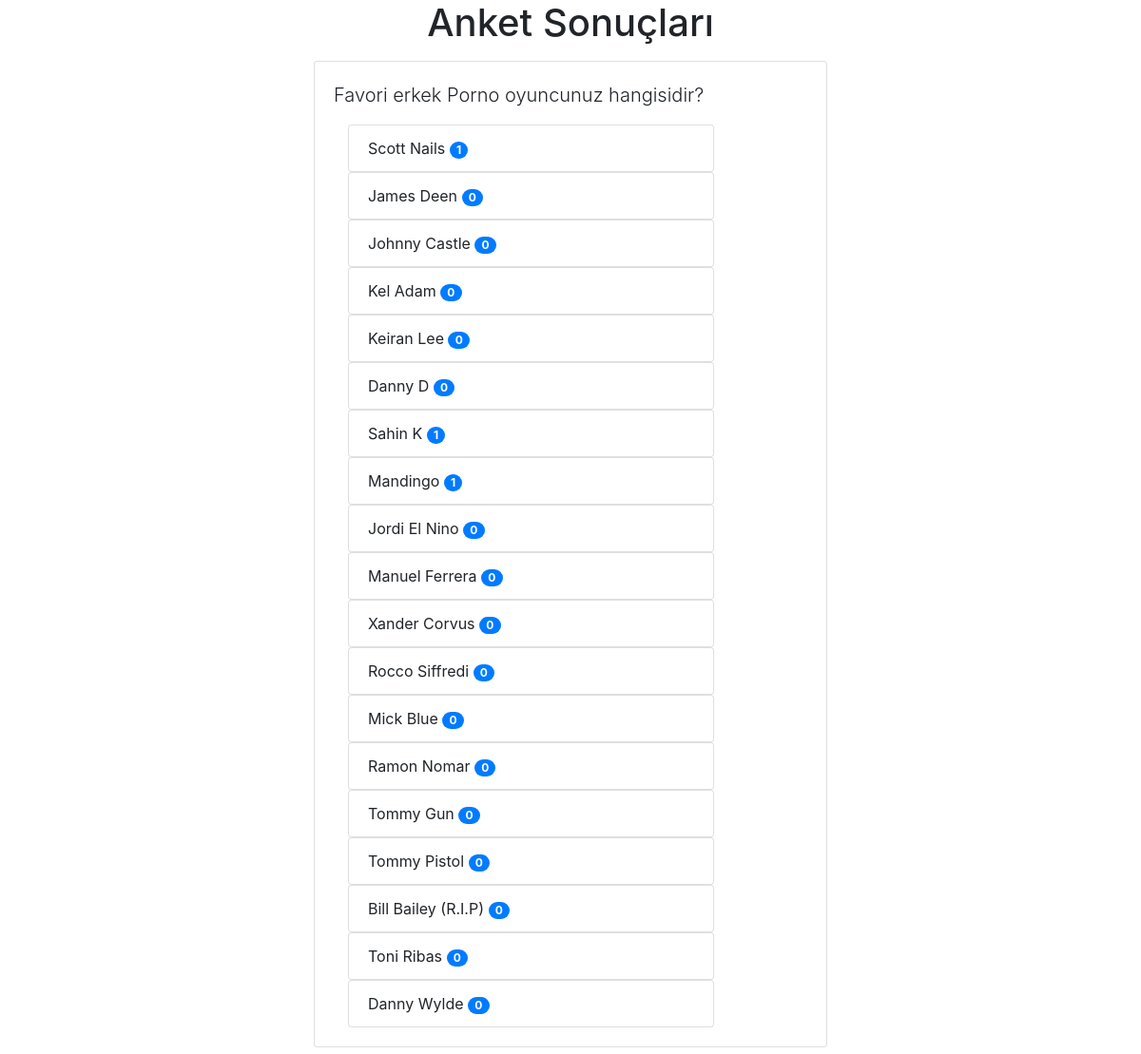
/polls/1/results, run on the app's committed database.
### polls/models.py (models this page shows, shortened)
class Question(models.Model):
    question_text = models.CharField(max_length=200)
    pub_date = models.DateField('date_published')

class Choice(models.Model):
    question = models.ForeignKey(Question, on_delete=models.CASCADE)
    choice_text = models.CharField(max_length=200)
    votes = models.IntegerField(default=0)
    imgpath = models.FilePathField(default=__file__)

### polls/views.py (the view)
# urls.py: path('<int:question_id>/results', views.results, name='results'),
def results(request, question_id):
    question = get_object_or_404(Question, pk=question_id)
    return render(request, 'polls/results.html', {"question": question})

### templates/polls/results.html
{% extends 'base.html' %}
{% block content %}
    <h1 class="text-center mb-3"> Anket Sonuçları </h1>
    {% if question %}
        <div class="card mb-3">
            <div class="card-body">
                <p class="lead">{{ question.question_text }}</p>
                <ul class="list-group list">
                    {% for choice in question.choice_set.all %}
                        <div class="col-md-10">
                            <li class="list-group-item"> {{ choice.choice_text }}
                                <span class="badge badge-primary badge-pill">{{ choice.votes }} </span>
                            </li>
                        </div>
                    {% endfor %}
                </ul>
            </div>
        </div>
    {% endif %}
{% endblock %}

### data on the page
Question: question_text "Favori erkek Porno oyuncunuz hangisidir?"
Choice: choice_text "Scott Nails", votes "1"
Choice: choice_text "James Deen", votes "0"
Choice: choice_text "Johnny Castle", votes "0"
Choice: choice_text "Kel Adam", votes "0"
Choice: choice_text "Keiran Lee", votes "0"
Choice: choice_text "Danny D", votes "0"
Choice: choice_text "Sahin K", votes "1"
Choice: choice_text "Mandingo", votes "1"
Choice: choice_text "Jordi El Nino", votes "0"
Choice: choice_text "Manuel Ferrera", votes "0"
Choice: choice_text "Xander Corvus", votes "0"
Choice: choice_text "Rocco Siffredi", votes "0"
Choice: choice_text "Mick Blue", votes "0"
Choice: choice_text "Ramon Nomar", votes "0"
Choice: choice_text "Tommy Gun", votes "0"
Choice: choice_text "Tommy Pistol", votes "0"
Choice: choice_text "Bill Bailey (R.I.P)", votes "0"
Choice: choice_text "Toni Ribas", votes "0"
Choice: choice_text "Danny Wylde", votes "0"
